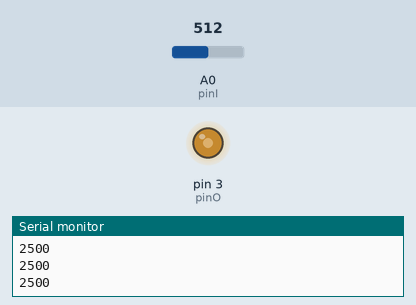
Simulated run of this sketch. Board: Arduino Uno, built with avr-gcc and run on an emulated ATmega328P. Shown: output pins drawn as LEDs (lit = HIGH), the last lines printed to the serial monitor. The inputs (shaded band) are chosen by the test bench; at power-on: A0 (pinI) = 512.

Above: at 1.2 s.
1.3 s: A0 (pinI) set to 716
At 2.1 s:
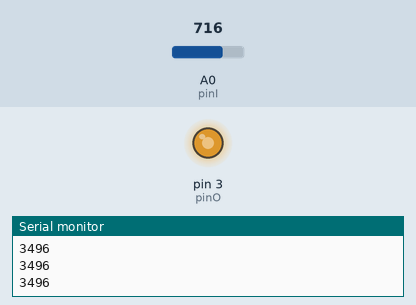
2.8 s: A0 (pinI) set to 900
At 3.2 s:
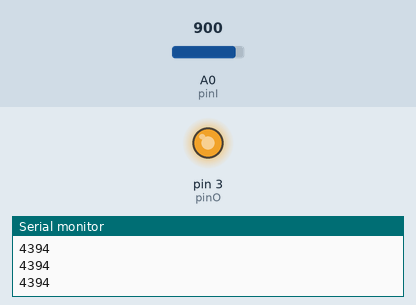
4.3 s: A0 (pinI) set to 122
At 5.4 s:
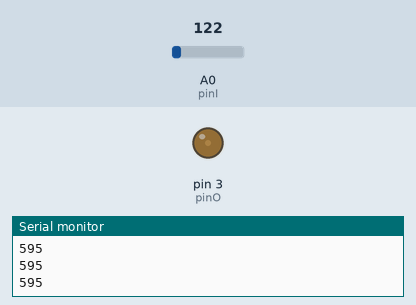
5.8 s: A0 (pinI) set to 0
At 6.6 s:
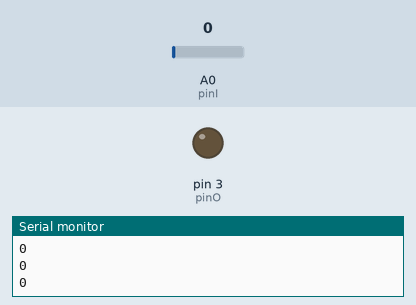
7.3 s: A0 (pinI) set to 511
At 7.7 s:
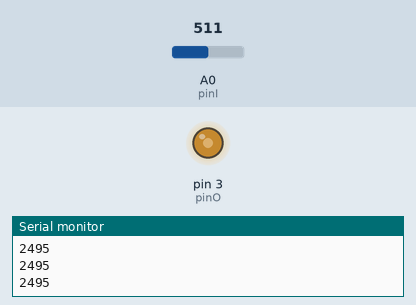
Timing chart, 0 to 9.8 s (numbered marks = the images above; inputs shaded):
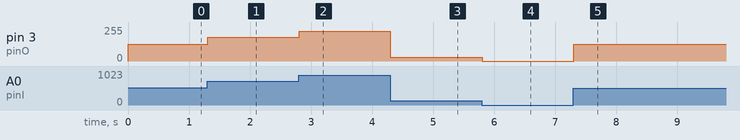

The sketch:

VoltageOut.ino
```cpp
const int pinI=A0;
const int pinO=3;
int volt=0;

void setup()
{
    Serial.begin(9600);
    pinMode(pinO,OUTPUT);
}

void loop()
{
    volt=analogRead(pinI);
    analogWrite(pinO,map(volt,0,1024,0,255));
    Serial.println(map(volt,0,1024,0,5000));
}
```

Measured:
- after the input at 1.3 s, pin 3 (pinO): 127/255 → 178/255 at once
- after the input at 2.8 s, pin 3 (pinO): 178/255 → 224/255 at once
- after the input at 4.3 s, pin 3 (pinO): 224/255 → 30/255 at once
- after the input at 5.8 s, pin 3 (pinO): 30/255 → 0/255 at once
- after the input at 7.3 s, pin 3 (pinO): 0/255 → 127/255 at once
